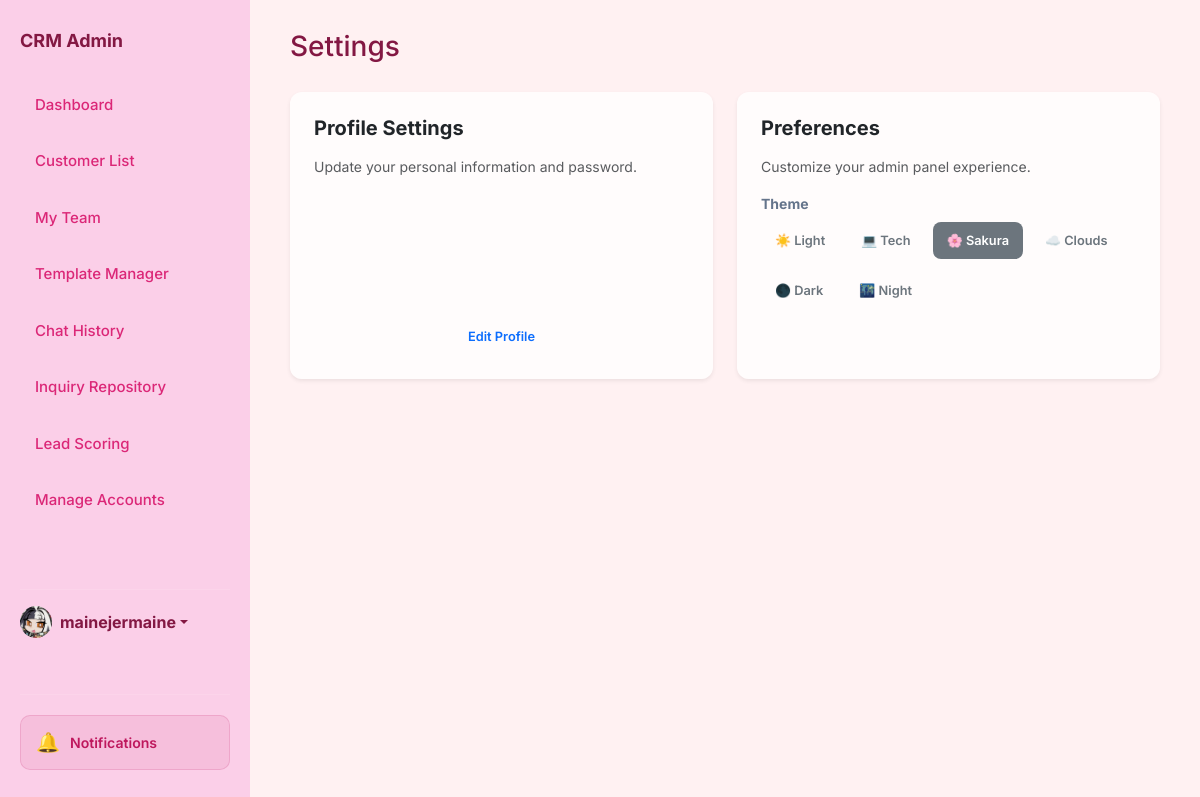
/settings (signed in), run on the app's committed database.
### app.py (models this page shows, shortened)
class User(db.Model):
    id = db.Column(db.Integer, primary_key=True)
    username = db.Column(db.String(80), unique=True, nullable=False)
    password = db.Column(db.String(200), nullable=False)
    name = db.Column(db.String(100), default='Admin')
    bio = db.Column(db.Text, default='')
    profile_picture = db.Column(db.String(200), default='https://ui-avatars.com/api/?name=Admin&background=random')
    role = db.Column(db.String(20), default='agent') # super_admin, agent
    preferences = db.Column(db.Text, default='{}') # Stores dashboard layout/stats as JSON
    last_active = db.Column(db.String(50))
    team_id = db.Column(db.Integer, db.ForeignKey('team.id'), nullable=True)
    team_role = db.Column(db.String(20)) # leader, vice_leader, member
    last_active_team_chat = db.Column(db.String(50)) # Timestamp of last time user viewed team chat

### app.py (the view)
@app.route('/settings')
def settings():
    return render_template('settings.html')

### app.py (called while the page is built)
@app.context_processor
def context_processor():
    from flask import g
    return dict(
        team_pending_requests_count=getattr(g, 'team_pending_requests_count', 0),
        unread_team_messages=getattr(g, 'unread_team_messages', False)
    )

@app.context_processor
def inject_user_preferences():
    theme = 'light'
    if has_request_context() and 'user_id' in session:
        user_id = session.get('user_id')
        user = User.query.get(user_id)
        if user and user.preferences:
            try:
                import json
                prefs = json.loads(user.preferences)
                theme = prefs.get('theme', 'light')
            except:
                pass
    return dict(current_theme=theme)

@app.context_processor
def inject_search_data():
    customers = Customer.query.all()
    inquiries = Inquiry.query.all()
    rules = Rule.query.all()
    templates = AutoReplyTemplate.query.all()
    faqs = FAQ.query.all()
    search_seed = []
    for c in customers:
        search_seed.append({"display": c.name, "category": "Customer", "page": "/customers"})
    for i in inquiries:
        search_seed.append({"display": f"Inquiry: {i.customer}", "category": "Inquiry", "page": f"/inquiry/{i.id}"})
    for r in rules:
        search_seed.append({"display": r.name, "category": "Rule", "page": "/scoring"})
    for t in templates:
        search_seed.append({"display": t.title, "category": "Template", "page": "/templates-manager"})
    for f in faqs:
        search_seed.append({"display": f.question, "category": "FAQ", "page": "/templates-manager"})
    return dict(search_seed=search_seed)

@app.before_request
def require_login():
    allowed_routes = ['login', 'static']
    if request.endpoint and request.endpoint not in allowed_routes and not session.get('logged_in'):
        if request.path.startswith('/api/'):
            return jsonify({'error': 'Unauthorized'}), 401
        return redirect(url_for('login'))
    if session.get('logged_in') and session.get('user_id'):
        user = User.query.get(session.get('user_id'))
        if user:
            try:
                user.last_active = datetime.now().strftime('%Y-%m-%d %H:%M:%S')
                db.session.commit()
            except:
                pass
            session['user_role'] = user.role
            session['team_id'] = user.team_id
            session['user_name'] = user.name
            session['user_pic'] = user.profile_picture

### templates/settings.html (shortened to what this page needs)
<!DOCTYPE html>
<html lang="en">
<head>
    <link href="https://cdn.jsdelivr.net/npm/bootstrap@5.3.0/dist/css/bootstrap.min.css" rel="stylesheet">
    <link rel="stylesheet" href="https://cdn.jsdelivr.net/npm/bootstrap-icons@1.11.1/font/bootstrap-icons.css">
    <link rel="stylesheet" href="{{ url_for('static', filename='style.css') }}">
</head>
<body id="page-settings"
    class="{% if current_theme and current_theme != 'light' %}theme-{{ current_theme }}{% endif %}">
    <aside class="sidebar">
        <h2>CRM Admin</h2>
        <a href="/dashboard" class="nav-link nav-dashboard internal-link">Dashboard</a>
        <a href="/customers" class="nav-link nav-customers">Customer List</a>
        <a href="/my-team" class="nav-link nav-my-team d-flex justify-content-between align-items-center">
            My Team
        </a>
        <a href="/templates-manager" class="nav-link nav-templates">Template Manager</a>
        <a href="/history" class="nav-link nav-history internal-link d-flex justify-content-between align-items-center">
            Chat History
        </a>
        <a href="/repository" class="nav-link nav-repository internal-link">Inquiry Repository</a>
        <a href="/scoring" class="nav-link nav-scoring internal-link">Lead Scoring</a>
        {% if session.get('user_role') in ['ultra_admin', 'super_admin', 'admin'] %}
        <a href="/admin/create-account" class="nav-link nav-admin internal-link">
            Manage Accounts
        </a>
        {% endif %}
        <div class="mt-auto pt-3 border-top border-secondary" style="border-color: rgba(255,255,255,0.1) !important;">
            <div class="dropdown">
                <a href="#" class="d-flex align-items-center text-decoration-none dropdown-toggle" id="dropdownUser1"
                    data-bs-toggle="dropdown" aria-expanded="false">
                    <div class="avatar-circle bg-primary text-white me-2"
                        style="width: 32px; height: 32px; font-size: 14px; display:flex; align-items:center; justify-content:center; border-radius:50%; overflow:hidden;">
                        {% if session.get('user_pic') and 'http' in session.get('user_pic') %}
                        <img src="{{ session.get('user_pic') }}" alt="User"
                            style="width:100%; height:100%; object-fit:cover;">
                        {% elif session.get('user_pic') %}
                        <img src="{{ url_for('static', filename='uploads/' + session.get('user_pic')) }}" alt="User"
                            style="width:100%; height:100%; object-fit:cover;">
                        {% else %}
                        {{ session.get('user_name', 'Admin')[0] | upper }}
                        {% endif %}
                    </div>
                    <strong>{{ session.get('user_name', 'Admin') }}</strong>
                </a>
            </div>
        </div>
    </aside>
    <main class="main">
        <div class="header">
            <h1 class="h3">Settings</h1>
        </div>
        <div class="row g-4">
            <div class="col-md-6">
                <div class="card p-4 h-100 border-0 shadow-sm">
                    <h5 class="fw-bold mb-3">Profile Settings</h5>
                    <p class="text-muted small">Update your personal information and password.</p>
                    <a href="/profile" class="btn btn-outline-primary mt-auto">Edit Profile</a>
                </div>
            </div>
            <div class="col-md-6">
                <div class="card p-4 h-100 border-0 shadow-sm">
                    <h5 class="fw-bold mb-3">Preferences</h5>
                    <p class="text-muted small">Customize your admin panel experience.</p>
                    <div class="mb-3">
                        <label class="form-label fw-bold small">Theme</label>
                        <div class="d-flex flex-wrap gap-2">
                            {% set themes = [
                            ('light', 'Light', '☀️'),
                            ('tech', 'Tech', '💻'),
                            ('sakura', 'Sakura', '🌸'),
                            ('clouds', 'Clouds', '☁️'),
                            ('dark', 'Dark', '🌑'),
                            ('night', 'Night', '🌃')
                            ] %}
                            {% for code, name, icon in themes %}
                            <label class="btn btn-outline-secondary btn-sm" for="theme-{{ code }}">{{ icon }} {{ name
                                }}</label>
                            {% endfor %}
                        </div>
                    </div>
                </div>
            </div>
        </div>
    </main>
</body>
</html>

### static/style.css (style rules this page uses)
:root { --blue: #3F88C5; --red: #E94F37; --green: #44BBA4; --gray: #64748b; --slate-900: #393E41; --slate-800: #4a5155; --border-radius: 12px; --bg-light: #F6F7EB; --sidebar-bg: #393E41; }
* { box-sizing: border-box; font-family: 'Inter', -apple-system, sans-serif; }
body { margin: 0; display: flex; background-color: var(--bg-light); color: var(--slate-900); height: 100vh; overflow: hidden; font-size: 16px; -webkit-font-smoothing: antialiased; }
.header { overflow: visible !important; }
.main { overflow-y: auto; overflow-x: visible !important; }
.sidebar { width: 250px; background: var(--sidebar-bg); color: #fff; height: 100vh; padding: 30px 20px; flex-shrink: 0; display: flex; flex-direction: column; }
.sidebar .dropdown-toggle { color: inherit !important; }
.sidebar h2 { font-size: 18px; margin-bottom: 30px; font-weight: 700; color: inherit; }
.nav-link { display: block; padding: 12px 15px; color: #cbd5f5; text-decoration: none; border-radius: 8px; margin-bottom: 10px; font-size: 15px; font-weight: 500; transition: 0.2s; }
.main { flex: 1; padding: 30px 40px; overflow-y: auto; max-width: 1600px; margin: 0 auto; width: 100%; }
.header { display: flex; justify-content: space-between; align-items: center; flex-shrink: 0; margin-bottom: 20px; gap: 20px; width: 100%; }
.card { background: white; padding: 25px; border-radius: var(--border-radius); box-shadow: 0 4px 6px -1px rgba(0, 0, 0, 0.1); border: 1px solid #e2e8f0; margin-bottom: 25px; }
.row.g-4 .card { cursor: pointer; position: relative; transition: all 0.3s ease; }
.avatar-circle { width: 42px; height: 42px; border-radius: 10px; background: #3b82f6; color: white; font-weight: 600; font-size: 14px; display: flex; align-items: center; justify-content: center; }
label { display: block; font-size: 0.8rem; margin-bottom: 5px; color: var(--gray); font-weight: 600; }
.btn { padding: 8px 14px; border: none; border-radius: 6px; cursor: pointer; font-size: 0.8rem; font-weight: 600; transition: 0.2s; text-decoration: none; display: inline-block; }
.btn { border-radius: 8px; padding: 9px 14px; font-weight: 600; }
.sidebar { z-index: 1; }
.sidebar { display: flex; flex-direction: column; }
body.theme-sakura { --bg-light: #fff1f2; --slate-900: #be185d; --slate-800: #9d174d; --sidebar-bg: #fbcfe8; color: #831843; }
body.theme-sakura .sidebar { color: #831843; }
body.theme-sakura .sidebar .border-top { border-color: rgba(131, 24, 67, 0.1) !important; }
body.theme-sakura .nav-link { color: #db2777; }
body.theme-sakura .card, body.theme-sakura .list-group-item, body.theme-sakura .confirm-card { border-color: #fecdd3; background-color: rgba(255, 255, 255, 0.8); }

### data on the page
User: profile_picture (picture), get "mainejermaine"

### other printed values
{{ icon }} "☀️" "💻" "🌸" "☁️" "🌑" "🌃"
{{ name }} "Light" "Tech" "Sakura" "Clouds" "Dark" "Night"
